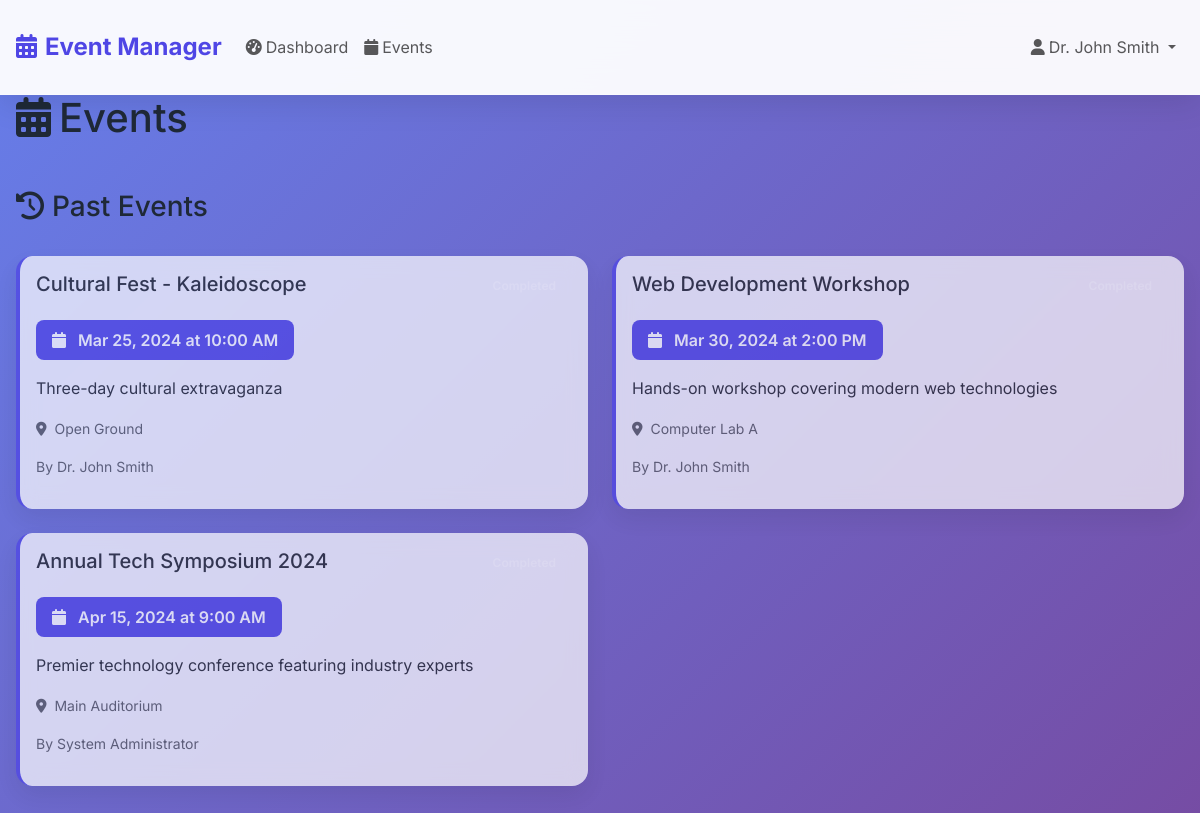
/events.php (signed in), run on the app's committed database.
### tables this page shows
CREATE TABLE events (
    id INT AUTO_INCREMENT PRIMARY KEY,
    title VARCHAR(200) NOT NULL,
    description TEXT,
    event_date DATE NOT NULL,
    event_time TIME NOT NULL,
    venue VARCHAR(200) NOT NULL,
    max_participants INT DEFAULT 0,
    current_participants INT DEFAULT 0,
    category ENUM('academic', 'cultural', 'sports', 'technical', 'workshop') DEFAULT 'academic',
    status ENUM('upcoming', 'ongoing', 'completed', 'cancelled') DEFAULT 'upcoming',
    event_image VARCHAR(255),
    registration_deadline DATETIME,
    created_by INT NOT NULL,
    created_at TIMESTAMP DEFAULT CURRENT_TIMESTAMP,
    updated_at TIMESTAMP DEFAULT CURRENT_TIMESTAMP ON UPDATE CURRENT_TIMESTAMP,
    FOREIGN KEY (created_by) REFERENCES users(id) ON DELETE CASCADE,
    INDEX idx_date (event_date),
    INDEX idx_category (category),
    INDEX idx_status (status)
);

CREATE TABLE users (
    id INT AUTO_INCREMENT PRIMARY KEY,
    username VARCHAR(50) UNIQUE NOT NULL,
    email VARCHAR(100) UNIQUE NOT NULL,
    password VARCHAR(255) NOT NULL,
    full_name VARCHAR(100) NOT NULL,
    phone VARCHAR(15),
    role ENUM('admin', 'faculty', 'student') DEFAULT 'student',
    status ENUM('active', 'inactive') DEFAULT 'active',
    college_id VARCHAR(20),
    naac_grade ENUM('A++', 'A+', 'A', 'B++', 'B+', 'B', 'C'),
    profile_image VARCHAR(255),
    created_at TIMESTAMP DEFAULT CURRENT_TIMESTAMP,
    updated_at TIMESTAMP DEFAULT CURRENT_TIMESTAMP ON UPDATE CURRENT_TIMESTAMP,
    INDEX idx_college (college_id),
    INDEX idx_role (role)
);

### events.php (the view, shortened to what this page needs)
<?php
require_once 'config/db.php';
try {
    $stmt = $pdo->prepare("
        SELECT e.*,
               r.id as registration_id,
               r.status as reg_status,
               u.full_name as created_by_name
        FROM events e
        LEFT JOIN registrations r ON e.id = r.event_id AND r.user_id = ?
        LEFT JOIN users u ON e.created_by = u.id
        WHERE e.status != 'cancelled'
        ORDER BY e.event_date ASC, e.event_time ASC
    ");
    $stmt->execute([$_SESSION['user_id']]);
    $events = $stmt->fetchAll();
} catch (PDOException $e) {
    $error = 'Error loading events.';
    $events = [];
}
include 'includes/header.php';
?>
<div class="container-fluid py-4">
    <div class="row">
        <div class="col-12">
            <h1 class="mb-4">
                <i class="fas fa-calendar-alt me-2"></i>Events
            </h1>
        </div>
    </div>
    <?php if (empty($events)): ?>
        <div class="card">
            <div class="card-body text-center py-5">
                <i class="fas fa-calendar-times fa-4x text-muted mb-4"></i>
                <h4>No Events Found</h4>
                <p class="text-muted">There are no events available at the moment.</p>
                <?php if (is_admin()): ?>
                    <a href="admin/manage_events.php" class="btn btn-primary">Create First Event</a>
                <?php endif; ?>
            </div>
        </div>
    <?php else: ?>
        <div class="row">
            <?php
            $past_events = array_filter($events, function($event) {
                return strtotime($event['event_date']) < strtotime('today') || $event['status'] === 'completed';
            });
            ?>
            <?php if (!empty($past_events)): ?>
                <div class="col-12 mb-4 mt-4">
                    <h3><i class="fas fa-history me-2"></i>Past Events</h3>
                </div>
                <?php foreach ($past_events as $event): ?>
                    <div class="col-lg-6 mb-4">
                        <div class="card event-card h-100 opacity-75">
                            <div class="card-body">
                                <div class="d-flex justify-content-between align-items-start mb-3">
                                    <h5 class="card-title"><?php echo htmlspecialchars($event['title']); ?></h5>
                                    <span class="badge badge-secondary">Completed</span>
                                </div>
                                <div class="event-date mb-3">
                                    <i class="fas fa-calendar me-2"></i>
                                    <?php echo date('M d, Y', strtotime($event['event_date'])); ?> at
                                    <?php echo date('g:i A', strtotime($event['event_time'])); ?>
                                </div>
                                <p class="card-text"><?php echo htmlspecialchars($event['description']); ?></p>
                                <div class="mb-3">
                                    <small class="text-muted">
                                        <i class="fas fa-map-marker-alt me-1"></i>
                                        <?php echo htmlspecialchars($event['venue']); ?>
                                    </small>
                                </div>
                                <div class="d-flex justify-content-between align-items-center">
                                    <small class="text-muted">
                                        By <?php echo htmlspecialchars($event['created_by_name']); ?>
                                    </small>
                                </div>
                            </div>
                        </div>
                    </div>
                <?php endforeach; ?>
            <?php endif; ?>
        </div>
    <?php endif; ?>
</div>
<?php include 'includes/footer.php'; ?>

### style.css (style rules this page uses)
:root { --primary-color: #4f46e5; --secondary-color: #06b6d4; --success-color: #10b981; --warning-color: #f59e0b; --danger-color: #ef4444; --dark-color: #1f2937; --light-color: #f8fafc; --border-color: #e5e7eb; }
* { margin: 0; padding: 0; box-sizing: border-box; }
body { font-family: 'Inter', -apple-system, BlinkMacSystemFont, sans-serif; background: linear-gradient(135deg, #667eea 0%, #764ba2 100%); min-height: 100vh; color: var(--dark-color); margin: 0; padding: 0; width: 100vw; overflow-x: hidden; }
.card { border: none; border-radius: 16px; box-shadow: 0 10px 25px rgba(0, 0, 0, 0.1); transition: transform 0.3s ease, box-shadow 0.3s ease; background: rgba(255, 255, 255, 0.95); backdrop-filter: blur(10px); }
.event-card { border-left: 4px solid var(--primary-color); margin-bottom: 1rem; }
.event-date { background: var(--primary-color); color: white; padding: 0.5rem 1rem; border-radius: 8px; font-weight: 600; display: inline-block; margin-bottom: 1rem; }
.container-fluid { padding: 1rem; width: 100%; max-width: 100vw; min-height: calc(100vh - 70px); }
.badge { border-radius: 8px; padding: 0.5rem 1rem; font-weight: 600; }

### data on the page
events: title "Cultural Fest - Kaleidoscope", event_date "Mar 25, 2024", event_time "10:00 AM", description "Three-day cultural extravaganza", venue "Open Ground", created_by.full_name "Dr. John Smith"
events: title "Web Development Workshop", event_date "Mar 30, 2024", event_time "2:00 PM", description "Hands-on workshop covering modern web technologies", venue "Computer Lab A", created_by.full_name "Dr. John Smith"
events: title "Annual Tech Symposium 2024", event_date "Apr 15, 2024", event_time "9:00 AM", description "Premier technology conference featuring industry experts", venue "Main Auditorium", created_by.full_name "System Administrator"

### other printed values
$_SESSION['full_name'] "Dr. John Smith"
